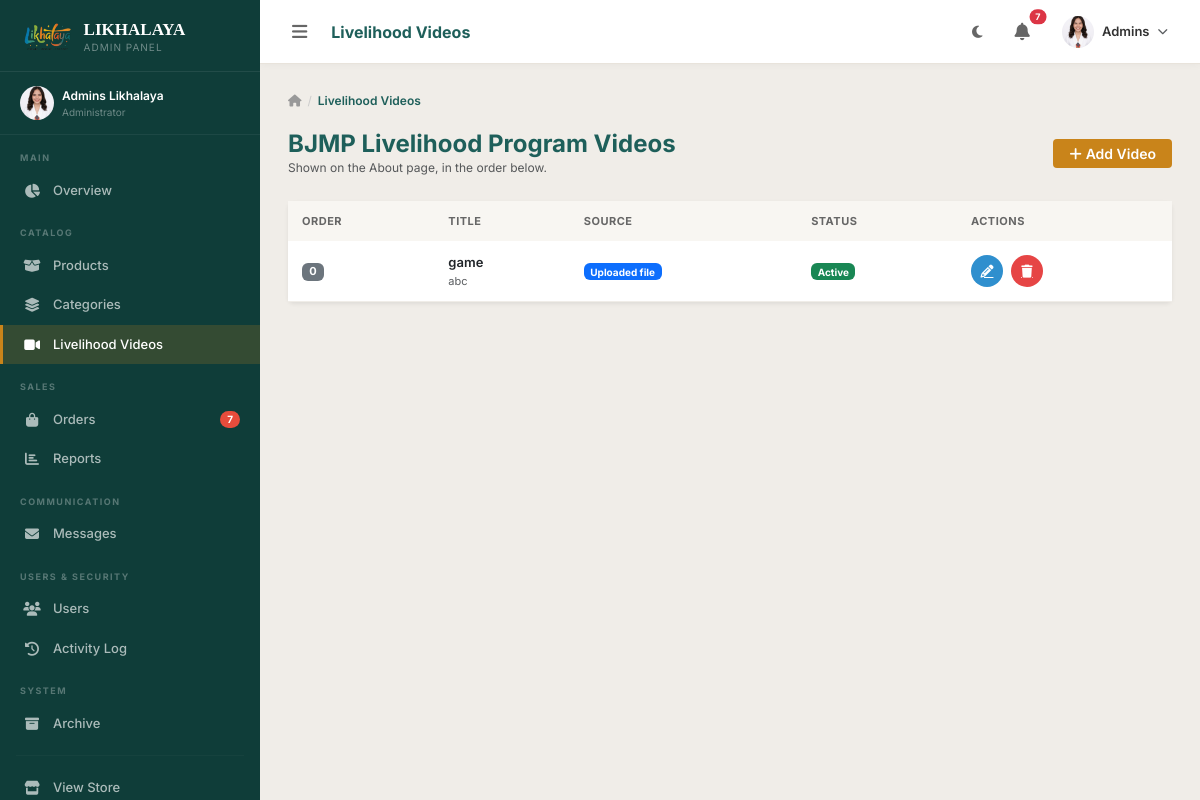
The page /dashboard/videos/ (signed in) on the database its author committed.
### accounts/models.py (models this page shows, shortened)
class CustomUser(AbstractUser):
    ROLE_CHOICES = [
        ('customer', 'Customer'),
        ('staff', 'Staff'),
        ('coordinator', 'PDL Coordinator'),
        ('admin', 'Administrator'),
    ]
    role = models.CharField(max_length=20, choices=ROLE_CHOICES, default='customer')
    phone = models.CharField(max_length=20, blank=True)
    address = models.TextField(blank=True, help_text='House #, Street')
    barangay = models.CharField(max_length=150, blank=True)
    city = models.CharField(max_length=100, blank=True)
    province = models.CharField(max_length=100, blank=True)
    zip_code = models.CharField(max_length=10, blank=True)
    avatar = models.ImageField(upload_to='avatars/', blank=True, null=True)
    bio = models.TextField(blank=True)
    created_at = models.DateTimeField(auto_now_add=True)
    updated_at = models.DateTimeField(auto_now=True)
    is_deleted = models.BooleanField(default=False)
    deleted_at = models.DateTimeField(null=True, blank=True)
    deleted_by = models.ForeignKey(
        'self', on_delete=models.SET_NULL, null=True, blank=True,
        related_name='deleted_users'
    )
    objects = ActiveUserManager()
    all_objects = UserManager()
    class Meta:
        base_manager_name = 'all_objects'
    def is_admin_user(self):
        return self.role == 'admin' or self.is_superuser
    def is_staff_user(self):
        return self.role in ['admin', 'staff', 'coordinator'] or self.is_superuser
    def get_full_name(self):
        return f"{self.first_name} {self.last_name}".strip() or self.username

### store/models.py (models this page shows, shortened)
class LivelihoodVideo(models.Model):
    title = models.CharField(max_length=200)
    description = models.TextField(blank=True)
    video_url = models.URLField(blank=True, help_text="YouTube or Facebook video link")
    video_file = models.FileField(upload_to='livelihood_videos/', blank=True, null=True,
                                  help_text="Use this only if you don't have a link above")
    thumbnail = models.ImageField(upload_to='livelihood_thumbs/', blank=True, null=True)
    order = models.PositiveIntegerField(default=0)
    is_active = models.BooleanField(default=True)
    created_at = models.DateTimeField(auto_now_add=True)
    class Meta:
        ordering = ['order', '-created_at']

### dashboard/views.py (the view)
# urls.py: path('videos/', views.video_list, name='video_list'),
@staff_required
def video_list(request):
    videos = LivelihoodVideo.objects.all().order_by('order', '-created_at')
    return render(request, 'dashboard/videos/list.html', {'videos': videos})

### templates/dashboard/videos/list.html (shortened to what this page needs)
{% extends 'dashboard/base_dashboard.html' %}
{% block page_title %}Livelihood Videos{% endblock %}
{% block sb_videos %}active{% endblock %}
{% block dash_content %}
<div class="dash-breadcrumb">
  <a href="{% url 'dashboard:home' %}"><i class="fas fa-home"></i></a>
  <span class="sep">/</span><span class="current">Livelihood Videos</span>
</div>
<div class="d-flex justify-content-between align-items-center mb-4">
  <div>
    <h4 class="fw-bold mb-0" style="color:var(--teal);">BJMP Livelihood Program Videos</h4>
    <div class="text-muted" style="font-size:12px;">Shown on the About page, in the order below.</div>
  </div>
  {% if request.user.is_admin_user %}
  <a href="{% url 'dashboard:video_create' %}" class="btn btn-gold btn-sm px-3"><i class="fas fa-plus me-1"></i>Add Video</a>
  {% endif %}
</div>
<div class="card border-0 shadow-sm">
  <div class="table-responsive">
    <table class="table dash-table mb-0">
      <thead><tr><th>Order</th><th>Title</th><th>Source</th><th>Status</th>{% if request.user.is_admin_user %}<th>Actions</th>{% endif %}</tr></thead>
      <tbody>
        {% for video in videos %}
        <tr>
          <td><span class="badge bg-secondary" style="font-size:11px;">{{ video.order }}</span></td>
          <td>
            <div class="fw-semibold">{{ video.title }}</div>
            <div class="text-muted" style="font-size:11px;">{{ video.description|truncatechars:60 }}</div>
          </td>
          <td>
            {% if video.video_url %}<span class="badge bg-info text-dark" style="font-size:10px;">Link</span>
            {% elif video.video_file %}<span class="badge bg-primary" style="font-size:10px;">Uploaded file</span>
            {% else %}<span class="text-muted" style="font-size:11px;">— none —</span>{% endif %}
          </td>
          <td>
            {% if video.is_active %}<span class="badge bg-success" style="font-size:10px;">Active</span>
            {% else %}<span class="badge bg-secondary" style="font-size:10px;">Inactive</span>{% endif %}
          </td>
          {% if request.user.is_admin_user %}
          <td>
            <div class="action-btns">
              <a href="{% url 'dashboard:video_edit' video.pk %}" class="btn-icon-action btn-icon-edit" title="Edit"><i class="fas fa-pencil-alt"></i></a>
              <a href="{% url 'dashboard:video_delete' video.pk %}" class="btn-icon-action btn-icon-delete" title="Delete"><i class="fas fa-trash"></i></a>
            </div>
          </td>
          {% endif %}
        </tr>
        {% empty %}
        <tr><td colspan="5" class="text-center py-5 text-muted">No videos added yet.</td></tr>
        {% endfor %}
      </tbody>
    </table>
  </div>
</div>
{% endblock %}

### templates/dashboard/base_dashboard.html (shortened to what this page needs)
{% extends 'base.html' %}
{% load static humanize %}
{% block content %}
<div class="dash-layout" id="dashLayout">
  <aside class="dash-sidebar" id="dashSidebar">
    <div class="sidebar-logo">
      <img src="{% static 'imgs/likhalaya.png' %}" alt="Likhalaya Logo" class="sidebar-logo-img">
      <div>
        <div class="sidebar-logo-text">LIKHALAYA</div>
        <div class="sidebar-logo-sub">
          {% if user.is_admin_user %}Admin Panel{% elif user.role == 'staff' %}Staff Panel{% else %}Coordinator{% endif %}
        </div>
      </div>
    </div>
    <div style="padding:14px 20px;border-bottom:1px solid rgba(255,255,255,.06);">
      <div class="d-flex align-items-center gap-2">
        {% if user.avatar %}
          <img src="{{ user.avatar.url }}" style="width:34px;height:34px;border-radius:50%;object-fit:cover;flex-shrink:0;" alt="{{ user.username }}">
        {% else %}
          <div style="width:34px;height:34px;border-radius:50%;background:var(--gold);display:flex;align-items:center;justify-content:center;font-size:13px;color:#fff;font-weight:700;flex-shrink:0;">
            {{ user.first_name|first|upper }}{{ user.last_name|first|upper }}
          </div>
        {% endif %}
        <div class="sidebar-link-text">
          <div style="font-size:12px;color:#fff;font-weight:600;">{{ user.get_full_name|default:user.username }}</div>
          <div style="font-size:10px;color:rgba(255,255,255,.4);">{{ user.get_role_display }}</div>
        </div>
      </div>
    </div>
    <div class="sidebar-section-label">Main</div>
    <a href="{% url 'dashboard:home' %}" class="sidebar-link {% block sb_dash %}{% endblock %}">
      <i class="fas fa-chart-pie"></i><span>Overview</span>
    </a>
    <div class="sidebar-section-label">Catalog</div>
    <a href="{% url 'dashboard:product_list' %}" class="sidebar-link {% block sb_products %}{% endblock %}">
      <i class="fas fa-box-open"></i><span>Products</span>
    </a>
    <a href="{% url 'dashboard:category_list' %}" class="sidebar-link {% block sb_categories %}{% endblock %}">
      <i class="fas fa-layer-group"></i><span>Categories</span>
    </a>
    <a href="{% url 'dashboard:video_list' %}" class="sidebar-link {% block sb_videos %}{% endblock %}">
      <i class="fas fa-video"></i><span>Livelihood Videos</span>
    </a>
    <div class="sidebar-section-label">Sales</div>
    <a href="{% url 'dashboard:order_list' %}" class="sidebar-link {% block sb_orders %}{% endblock %}">
      <i class="fas fa-shopping-bag"></i><span>Orders</span>
      {% if new_orders_count %}<span class="sidebar-badge">{{ new_orders_count }}</span>{% endif %}
    </a>
    <a href="{% url 'dashboard:reports' %}" class="sidebar-link {% block sb_reports %}{% endblock %}">
      <i class="fas fa-chart-bar"></i><span>Reports</span>
    </a>
    <div class="sidebar-section-label">Communication</div>
    <a href="{% url 'dashboard:message_list' %}" class="sidebar-link {% block sb_messages %}{% endblock %}">
      <i class="fas fa-envelope"></i><span>Messages</span>
    </a>
    {% if user.is_admin_user %}
    <div class="sidebar-section-label">Users &amp; Security</div>
    <a href="{% url 'dashboard:user_list' %}" class="sidebar-link {% block sb_users %}{% endblock %}">
      <i class="fas fa-users"></i><span>Users</span>
    </a>
    <a href="{% url 'dashboard:activity_log' %}" class="sidebar-link {% block sb_activity %}{% endblock %}">
      <i class="fas fa-history"></i><span>Activity Log</span>
    </a>
    {% endif %}
    <div class="sidebar-section-label">System</div>
    {% if user.is_admin_user %}
    <a href="{% url 'dashboard:archive' %}" class="sidebar-link {% block sb_archive %}{% endblock %}">
      <i class="fas fa-box-archive"></i><span>Archive</span>
    </a>
    {% endif %}
    <hr style="border-color:rgba(255,255,255,.1);margin:12px 16px;">
    <a href="{% url 'store:home' %}" class="sidebar-link">
      <i class="fas fa-store"></i><span>View Store</span>
    </a>
  </aside>
  <div class="dash-main" id="dashMain">
    <div class="dash-topbar">
      <button class="btn btn-sm border-0" id="sidebarToggle" style="color:#666;">
      </button>
      <div class="topbar-title d-none d-md-block">{% block page_title %}Dashboard{% endblock %}</div>
      <button class="btn btn-sm border-0" id="darkModeToggle" title="Toggle dark mode" style="color:#666;">
        <i class="fas fa-moon" id="darkIcon"></i>
      </button>
      <div class="dropdown">
        <button class="btn btn-sm border-0 position-relative" data-bs-toggle="dropdown" style="color:#666;">
          {% if new_orders_count or new_messages_count %}
          <span class="position-absolute top-0 start-100 translate-middle badge rounded-pill bg-danger" style="font-size:9px;">
            {{ new_orders_count|add:new_messages_count }}
          </span>
          {% endif %}
        </button>
      </div>
      <div class="dropdown">
        <button class="btn btn-sm border-0 d-flex align-items-center gap-2" data-bs-toggle="dropdown">
          {% if user.avatar %}
            <img src="{{ user.avatar.url }}" style="width:32px;height:32px;border-radius:50%;object-fit:cover;" alt="{{ user.username }}">
          {% else %}
            <div style="width:32px;height:32px;border-radius:50%;background:var(--teal);display:flex;align-items:center;justify-content:center;color:#fff;font-size:12px;font-weight:700;">
              {{ user.first_name|first|upper }}{{ user.last_name|first|upper }}
            </div>
          {% endif %}
          <span class="d-none d-md-block" style="font-size:13px;font-weight:600;color:var(--dm-text,#333);">{{ user.first_name|default:user.username }}</span>
        </button>
      </div>
    </div>
    <div class="dash-page">
      {% block dash_content %}{% endblock %}
    </div>
  </div>
</div>
{% endblock %}

### rows shown on the page
CustomUser: avatar (picture), get_full_name "Admins Likhalaya", role "Administrator", first_name "Admins"
LivelihoodVideo: order "0", title "game", description "abc", video_url "Uploaded file", is_active "Active"

### other values the page prints
{{ new_orders_count }} "7"
{{ new_orders_count|add:new_messages_count }} "7"
